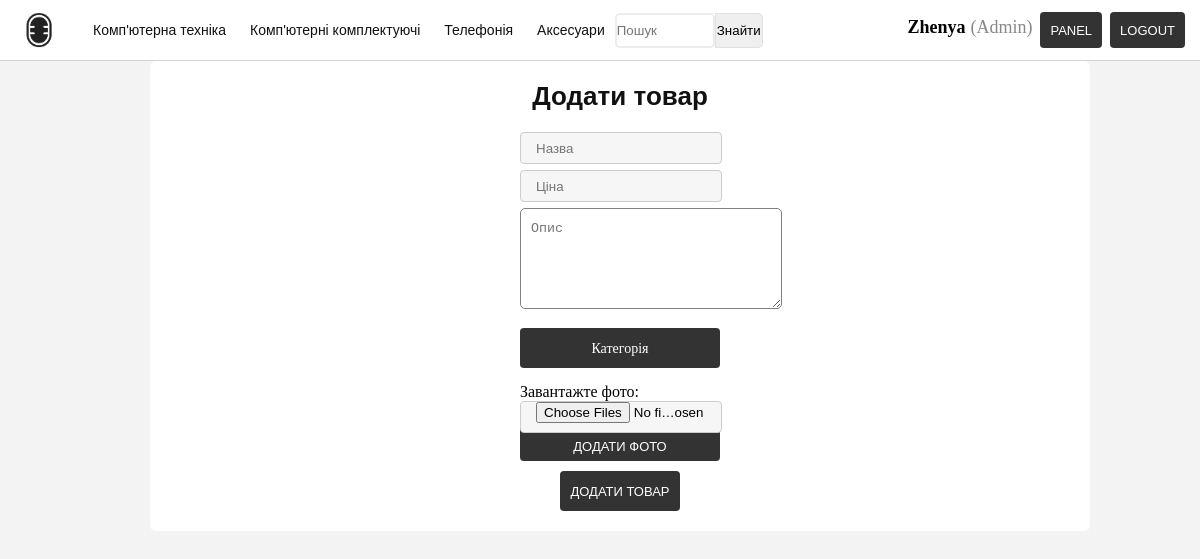
Screenshot of /add-good.php (signed in) with the database file from the repository.
### tables this page shows
CREATE TABLE IF NOT EXISTS `category` (
  `id` int(11) NOT NULL AUTO_INCREMENT,
  `name` varchar(255) NOT NULL,
  PRIMARY KEY (`id`)
);

### includes/dbh.inc.php (called while the page is built, shortened)
<?php
$connServername = "localhost";
$connUsername = "root";
$connPassword = "";
$connName = "shop";
$port = "3306";
$conn = mysqli_connect($connServername, $connUsername, $connPassword, $connName,$port);
function get_category()
    {
        global $conn;
        $sql = "SELECT * FROM category";
        $category = mysqli_query($conn, $sql);
        return $category;
    }

### add-good.php (the view, shortened to what this page needs)
<?php
  require 'header.php';
?>
<main>
      <div class="wrapper-main">
        <section class="section-default">
            <?php if ( $_SESSION['auth'] == true and $_SESSION['stat'] == 10) { ?>
          <h1>Додати товар</h1>
            <form action="includes/add-good.inc.php" method="POST" enctype="multipart/form-data" class="form-add">
                    <input type="text"  name="name"  placeholder="Назва">
                    <input type="text" name="price"  placeholder="Ціна">
                    <textarea   name="descr" rows="5" cols="400" placeholder="Опис"></textarea>
                    <div class="block-field" id="category" >
                        <div class="dropdown" >
                                <div class="select">
                                <span>Категорія</span>
                                </div>
                        </div>
                    </div>
                    <div class="addPhoto">
                    <font>Завантажте фото:  </font>
                    <input type="file" name="file[]" accept="image/jpeg" multiple placeholder="Додати фото">
                    <label for="img_goods">Додати фото</label>
                    </div>
                    <button type="submit" class="">Додати товар</button>
            </form>
        <?php }?>
</section>
</div>
</main>

### header.php (shortened to what this page needs)
<?php
require "includes/dbh.inc.php";
?>
<!DOCTYPE html>
<html>
  <head>
    <link rel="stylesheet" href="style.css">
  </head>
  <body>
      <header>
      <nav class="nav-header-main">
        <a class="header-logo" href="index.php">
          <img src="img/logo.png">
        </a>
        <ul class="menu">
          <?php
                $categories = get_category();
                    foreach ($categories as $category): ?>
      <li><a ref="#"><?php echo $category["name"] ?></a>
      </li>
        <?php endforeach ?>
           <div class="search-input">
          <form method="POST" action="search.php" class="search-input">
      <input type="search" placeholder="Пошук" name="title" class="search" required>
      <button type="submit" class="searchButton" style="text-align: center;">Знайти</button>
      </form>
    </div>
      </nav>
      <div class="header-login">
        <?php
        if (!isset($_SESSION['id'])) {
          echo '<form action="includes/login.inc.php" method="post">
            <input type="text" name="mailuid" placeholder="E-mail/Username">
            <input type="password" name="pwd" placeholder="Password">
            <button type="submit" name="login-submit">Login</button>
          </form>
          <a href="signup.php" class="header-signup">Signup</a>';
        }
        else if ( $_SESSION['auth'] == true ) {
          echo '<strong><div class="user-name">'.$_SESSION['uid'].'</div></strong>';
        if($_SESSION['stat'] == 10){  echo '<div class="user-grand"> (Admin)</div>';}
         echo '<form action="adm.panel.php" method="post">
            <button type="submit" name="login-submit">Panel</button>
          </form>';
          echo '<form action="includes/logout.inc.php" method="post">
            <button type="submit" name="login-submit">Logout</button>
          </form>';
        }
        ?>
      </div>
    </header>

### style.css (style rules this page uses)
html, body { min-height: 100vh; }
* { margin: 0; padding: 0; text-decoration: none; }
button { cursor: pointer; }
body { background-color: #F3F3F3; display: flex; flex-direction: column; }
.wrapper-main { width: 900px; margin: 0 auto; }
header { width: calc(100% - 30px); height: 60px; padding: 0 15px; background-color: #FFF; display: flex; flex-direction: row; justify-content: space-between; align-items: center; border-bottom: 1px solid lightgrey; }
.nav-header-main { height: 80%; display: flex; flex-direction: row; }
.header-logo { width: 48px; padding-right: 20px; }
.nav-header-main img { height: 100%; }
.nav-header-main ul li { list-style: none; height: 100%; }
.nav-header-main ul li a { display: block; height: 100%; padding: 0 10px; border-radius: 6px; line-height: 48px; font-family: arial; font-size: 14px; color: #111; }
.header-login { height: 60%; display: flex; flex-direction: row; }
.header-login form { height: 100%; }
.header-login form button { height: 100%; padding: 0 10px; border: none; border-radius: 4px; background-color: #333; margin-left: 8px; font-family: arial; font-size: 13px; color: #FFF; text-transform: uppercase; text-align: center; }
main { flex-grow: 1; }
.section-default { width: 100%; padding: 20px; border-radius: 6px; background-color: #FFF; }
h1 { text-align: center; font-size: 26px; font-family: arial; color: #111; }
.user-name { text-align: center; font-size: 18px; margin-top: 5px; margin-right: 5px; }
.user-grand { text-align: center; font-size: 18px; margin-top: 5px; color: #888; }
.menu > li { display: inline-block; position: relative; }
.menu > li > a { position: relative; text-decoration: none; color: #333; }
.menu > li > a:before { content: ""; position: absolute; z-index: 5; left: 50%; top: 100%; width: 10px; height: 10px; background: white; border-radius: 50%; transform: translate(-50%, 20px); opacity: 0; transition: .3s; }
.search-input { height: 60%; display: flex; margin-top: 8px; float: right; }
.search { display: flex; justify-content: space-around; border: 2px solid rgba(207, 186, 186, 0.3); height: 35px; border-radius: 5px; outline: none; align-self: center; }
.searchButton { width: 48px; height: 35px; align-self: center; border: 1px solid rgba(207, 186, 186, 0.3); border-radius: 0 5px 5px 0; cursor: pointer; }
@media screen and (min-width: 720px) { .search-input { height: 60%; display: flex; margin-top: 8px; float: right; } }
@media screen and (min-width: 720px) { .search { display: flex; justify-content: space-around; border: 2px solid rgba(207, 186, 186, 0.3); height: 35px; width: 100px; border-radius: 5px; outline: none; align-self: center; } }
@media screen and (min-width: 720px) { .search { display: flex; justify-content: space-around; border: 2px solid rgba(207, 186, 186, 0.3); height: 35px; border-radius: 5px; outline: none; align-self: center; } }
@media screen and (min-width: 720px) { .searchButton { width: 48px; height: 35px; align-self: center; border: 1px solid rgba(207, 186, 186, 0.3); border-radius: 0 5px 5px 0; cursor: pointer; } }
.dropdown { width: 200px; border: 3px solid rgba(51, 51, 51, 0.3); border-radius: 4px; background-color: #333; position: relative; font-size: 14px; color: white; height: 34px; text-align: center; outline: none; }
.dropdown .select { cursor: pointer; display: block; padding: 10px }
.form-add { margin: 0 auto; padding-top: 20px; width: 200px; }
.form-add input { width: calc(100% - 30px); height: 30px; padding: 0 15px; margin-bottom: 6px; border: 1px solid #CCC; border-radius: 4px; background-color: #F6F6F6; float: left; font-family: arial; }
.form-add button { display: block; height: 40px; padding: 0 10px; margin: 0 auto; margin-top: 10px; border: none; border-radius: 4px; background-color: #333; font-family: arial; font-size: 13px; color: #FFF; text-transform: uppercase; text-align: center; }
.form-add textarea { border: 1px solid grey; padding: 12px 10px; width: 240px; outline: none; border-radius: 5px; }
.addPhoto label { display: block; height: 50px; padding: 0 10px; margin: 0 auto; margin-top: 10px; border: none; border-radius: 4px; background-color: #333; font-family: arial; font-size: 13px; color: #FFF; text-transform: uppercase; text-align: center; }
.block-field { display: flex; flex-direction: row; width: 100%; height: 70px; align-items: center; justify-content: space-between; }

### rows the page displays
category: name "Комп'ютерна техніка"
category: name "Комп'ютерні комплектуючі"
category: name "Телефонія"
category: name "Аксесуари"

### other values shown
$_SESSION['uid'] "Zhenya"
